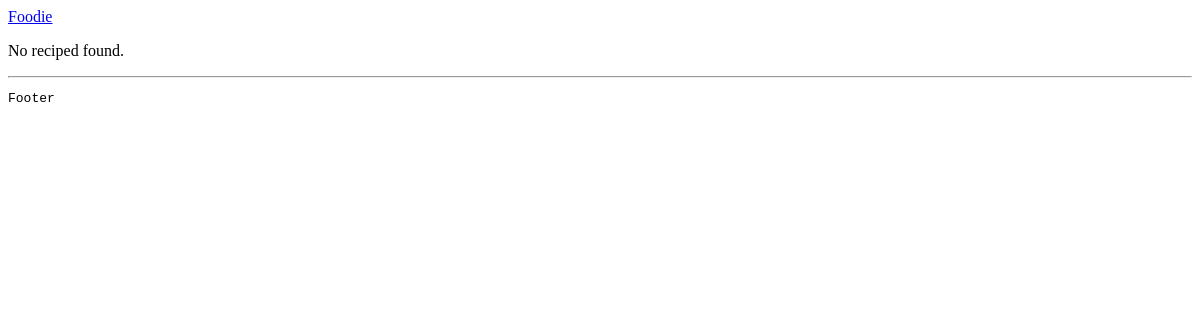
The page /sandbox/refreshing/ on the database as committed earlier.
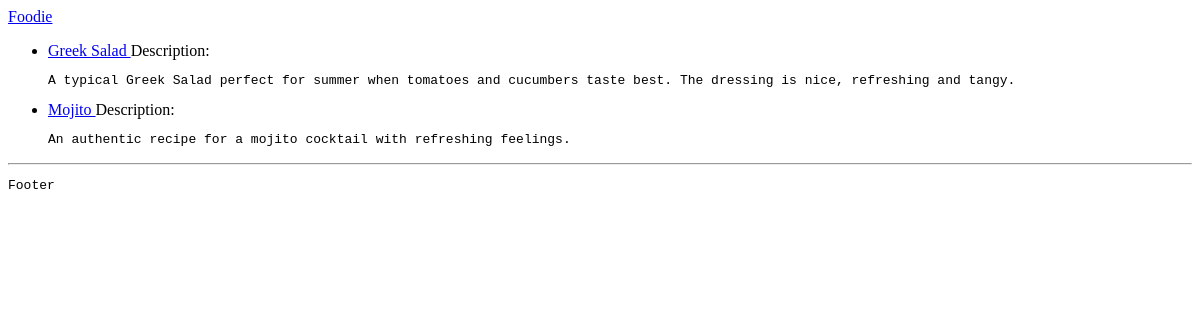
The same page on the database as committed later.
### recipes/models.py (models this page shows, shortened)
class Recipe(models.Model):
    name = models.CharField(max_length=100)
    description = models.TextField(null=True, blank=True)
    ingredients = models.TextField()
    directions = models.TextField()
    date_added = models.DateTimeField(auto_now_add=True, null=True, blank=True)
    category = models.ForeignKey(Category, on_delete=models.CASCADE)

### sandbox/views.py (the view)
# urls.py: path("refreshing/", views.SpecificRecipesView.as_view(), name="refreshing_recipes"),
class SpecificRecipesView(View):
    def get(self, request, *args, **kwargs):
        refreshing_recipes = Recipe.objects.filter(description__icontains="refreshing")
        context = {"refreshing": refreshing_recipes}
        return render(request, 'sandbox/refreshing_recipes.html', context)

### sandbox/templates/sandbox/refreshing_recipes.html
{% extends "base.html" %}
{% block content %}
    {% if refreshing %}
        <ul>
            {% for recipe in refreshing %}
                <li>
                    <a href="{% url "sandbox:recipeDetail" recipe.id %}"> {{ recipe.name }} </a>
                    Description:
                    <pre>{{ recipe.description}}</pre>
                </li>
            {% endfor %}
        </ul>
    {% else %}
        <p> No reciped found. </p>
    {% endif %}
{% endblock content %}

Rows that differ between the two databases and show on the page:
now on this page (row edited): Recipe: name "Greek Salad", description "A typical Greek Salad perfect for summer when tomatoes and cucumbers taste best. The dressing is nice, refreshing and tangy."
now on this page (row edited): Recipe: name "Mojito", description "An authentic recipe for a mojito cocktail with refreshing feelings."
Other text that changed with them:
text no longer shown: "No reciped found."
